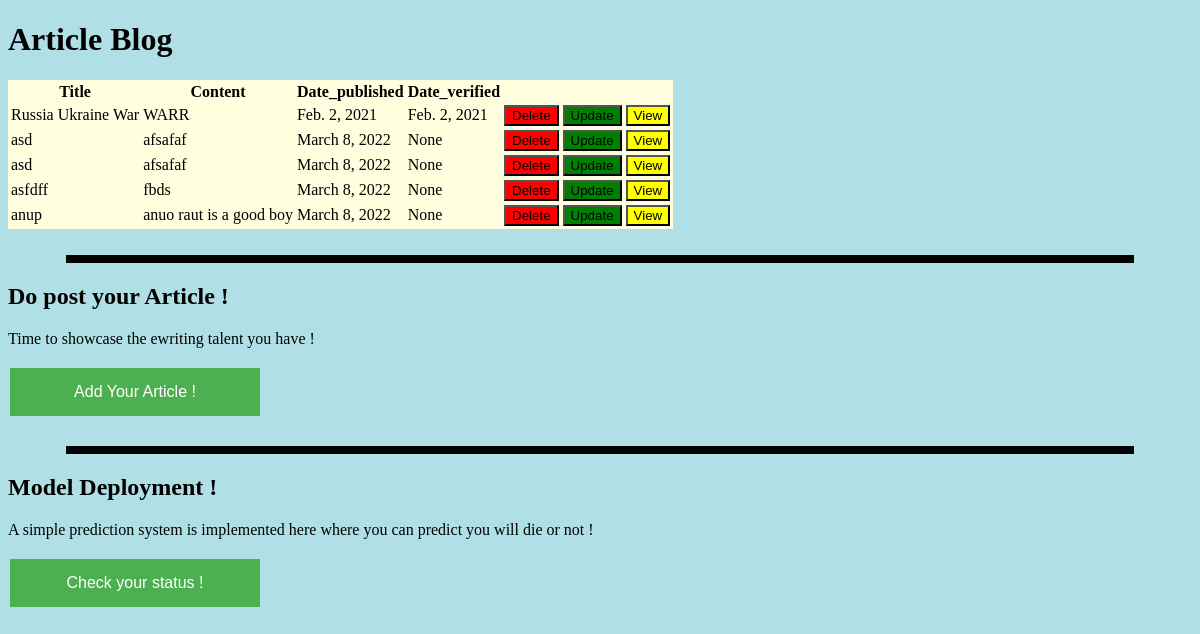
The app's page /dashboard/, older data.
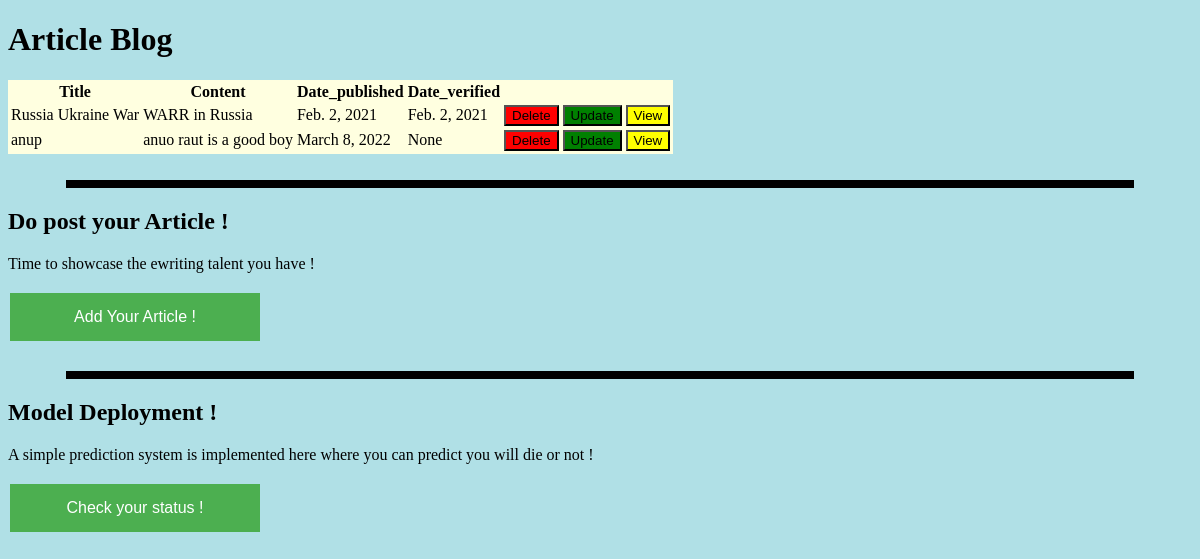
The same page, newer data.
### artical/models.py (models this page shows)
class Article(models.Model):
    title = models.CharField(max_length= 255)
    content = models.CharField(max_length = 1000000)
    date_published = models.DateField()
    date_verified = models.DateField(null = True)

### artical/views.py (the view)
# urls.py: path('dashboard/',views.all_articles,name = 'dashboard'),
def all_articles(request):
    article_list = Article.objects.all()
    return render(request,'article_list.html',context={'article_list':article_list}) #context binds the info of database with html file

### templates/article_list.html (shortened to what this page needs)
<!DOCTYPE html>
<html>
<body style="background-color:powderblue;">
<h1> Article Blog</h1>
<table  style="background-color:#FFFFE0;">
    <tr>
        <th>Title</th>
        <th>Content</th>
        <th>Date_published</th>
        <th>Date_verified</th>
    </tr>
    {% for article in article_list %}
    <tr>
        <td> {{article.title}} </td>
        <td> {{article.content}} </td>
        <td> {{article.date_published}} </td>
        <td> {{article.date_verified}} </td>
        <td> <a href = "{% url 'delete_detail' id=article.id %}"><button style="background-color:red" class ="btn btn-danger">Delete</button> </a></td>
        <td> <a href="{% url 'update_article' id=article.id %}"><button style="background-color:green " class ="btn btn-danger">Update</button> </a></td>
        <td> <a href = "{% url 'article_detail' id=article.id %}"><button style="background-color:yellow" class ="btn btn-danger">View</button> </a></td>
    </tr>
{% endfor %}
</table>
</body>
<br>
<hr size="8" width="90%" color="black">
<head>
    </head>
    <body>
    <h2>Do post your Article !</h2>
    <p>Time to showcase the ewriting talent you have ! </p>
    <a href ="{% url 'add_article' %}" ><button class="button button1">Add Your Article !</button><br> </a>
    </body>
<br>
<hr size="8" width="90%" color="black">
<head>
        </head>
        <body>
        <h2>Model Deployment !</h2>
        <p>A simple prediction system is implemented here where you can predict you will die or not  ! </p>
        <a href ="{% url 'add_article' %}" ><button class="button button1">Check your status !</button><br> </a>
        </body>
</html>

### templates/article_list.html (style rules this page uses)
.button { background-color: #4CAF50; border: none; color: white; padding: 15px 32px; text-align: center; text-decoration: none; display: inline-block; font-size: 16px; margin: 4px 2px; cursor: pointer; }
.button1 { width: 250px; }

Row changes from the older to the newer data that the page shows:
removed Article: title "asd", content "afsafaf", date_published "March 8, 2022", date_verified "None"
removed Article: title "asd", content "afsafaf", date_published "March 8, 2022", date_verified "None"
removed Article: title "asfdff", content "fbds", date_published "March 8, 2022", date_verified "None"
changed Article "Russia Ukraine War": content "WARR" → "WARR in Russia"
